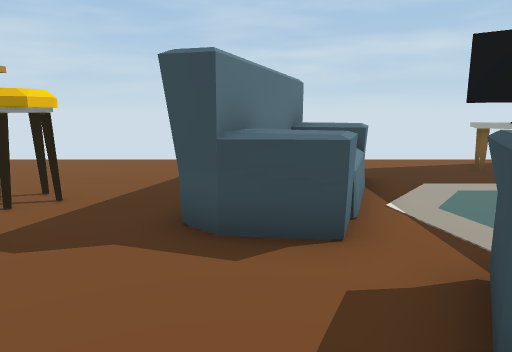
view 1 (above)

13 first-person views from a walk through a 3-D level made in the Unity game engine. The camera is 1.5 m above the floor, tilts 10° down and sees 70° across. The floor is counted in squares, 1 m on a side. Each view is taken from the middle of a square. On the plan, view 1 faces up. The plan holds only what a view shows up to about 16 squares ahead; the rest is blank. The player is left out.

view 2
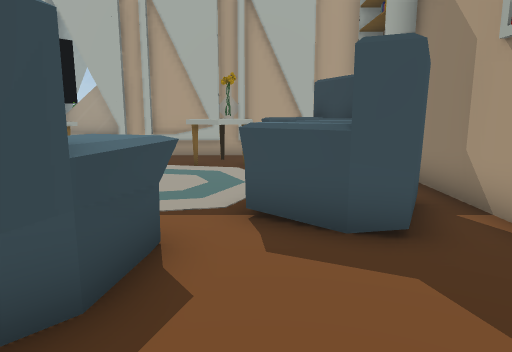

view 3
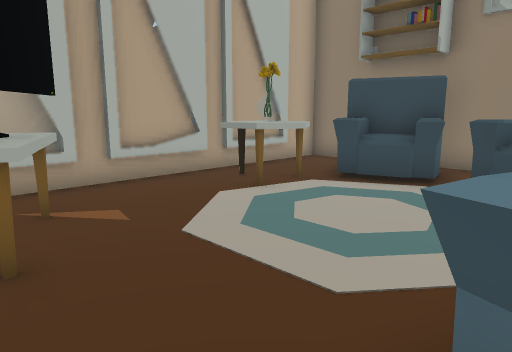

view 4
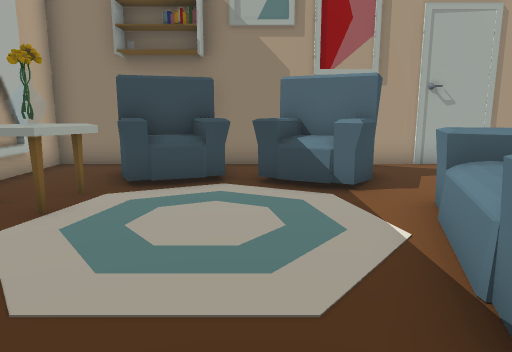

view 5
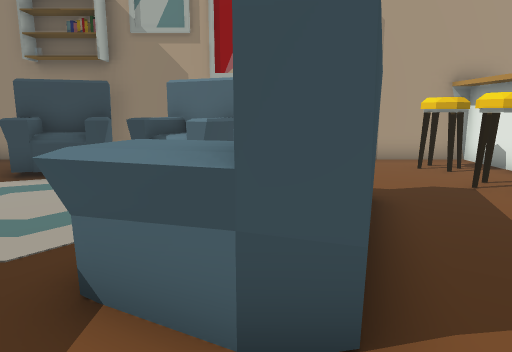

view 6
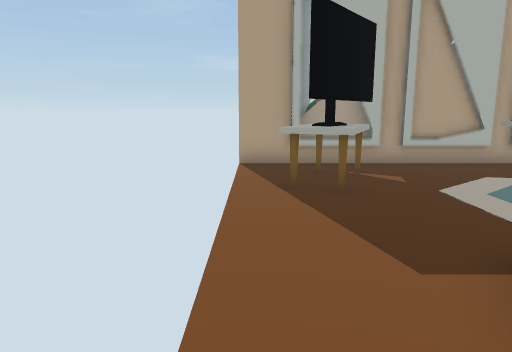

view 7
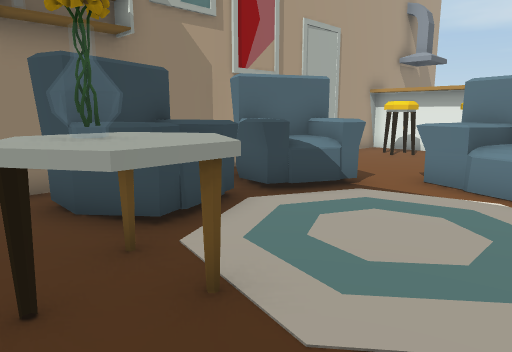

view 8
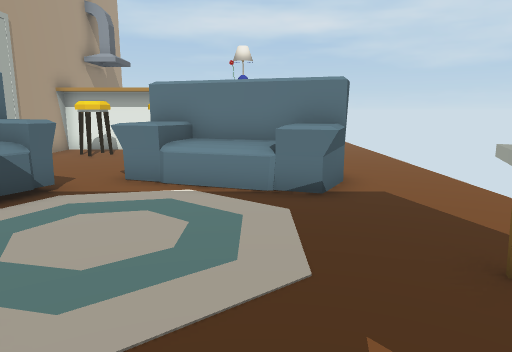

view 9
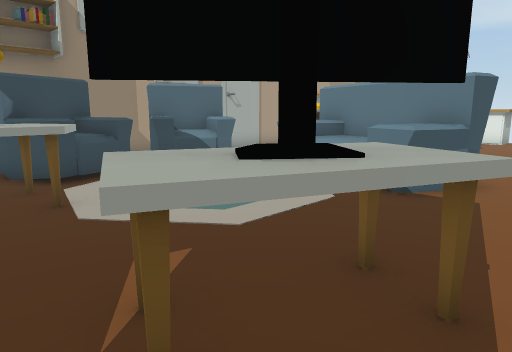

view 10
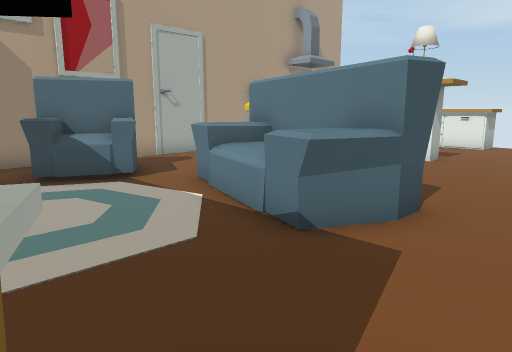

view 11
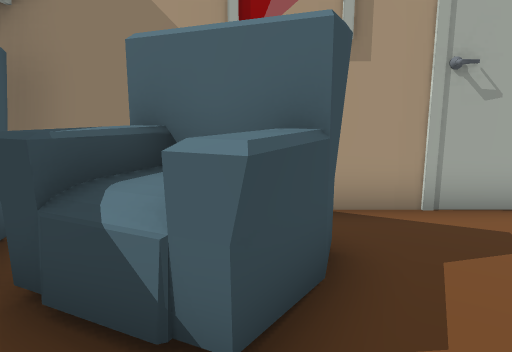

view 12
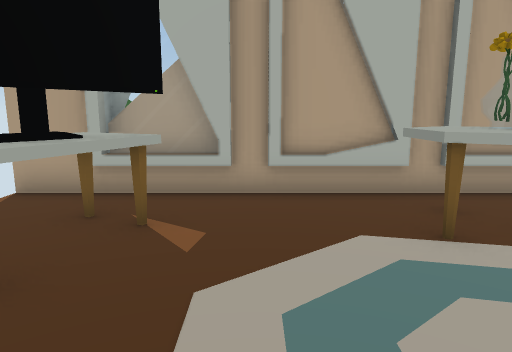

view 13
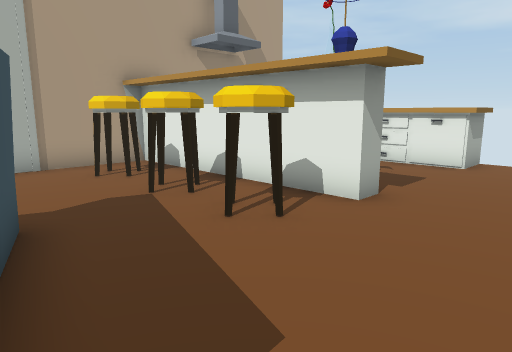

### Floor plan
Points are (right, up) in squares from view 1. A wall is a line through its corners. A room is listed if a view was taken in it or the views show most of it. See-through windows are left out.
Room 1 (views 1, 2, 3, 4, 5, 7, 8, 9, 10, 11, 12, 13)
walls: (9.5, 4.1) (9.5, 6.9); (9.5, 7.4) (9.5, 10); (9.9, 7.7) (9.9, 9.8); (9.5, 1) (9.5, 3.6); (9.7, 9.3) (9.7, 11.5); (10.1, 9.4) (10.1, 9.8); (-3.5, 4.3) (-3.3, 3.9) (-3.5, 3.4); (-3.9, 2) (-3.5, 1.8) (-3.3, 1.4) (-3.5, 0.9); (-4.6, -0.5) (9.7, -0.5) (9.7, 9.1)
ways out: opening at (-4, 0) to room 2; opening at (-2.5, 4) to room 2; opening at (0.5, 10.5) to room 2; gap at (-4, 2.5) to room 2
objects: sofa (-1, 4) to (2, 9); chair (1, 0) to (4, 3); chair (5, 0) to (7, 3); table (6, 9) to (6, 10); table (7, 3) to (9, 5); TV (7, 9) to (7, 10); flower (8, 4); table (8, 8) to (8, 10)
Room 2 (view 6)
walls: (-6.4, 6.9) (-5.6, 6.9) (-5.6, 6.5); (-5.6, 5.6) (-5.6, 5.1); (-5.6, 5) (-5.6, 3.8); (-4.4, 6.5) (-3.9, 6.7) (-3.5, 6.5) (-3.3, 6) (-3.5, 5.6) (-3.9, 5.5); (-5.6, 3.5) (-5.6, -0.5) (-4.6, -0.5); (-4.3, 4.3) (-3.9, 4.5) (-3.5, 4.3); (-12, 7.3) (-10.6, 7.3) (-10.6, 4.8); (-12.1, 7.2) (-10.6, 7.2); (-4.3, 1.8) (-3.9, 2)
ways out: opening at (-4, 0) to room 1; opening at (-2.5, 4) to room 1; opening at (0.5, 10.5) to room 1; gap at (-4, 2.5) to room 1

Where each view was taken, in squares from view 1:
view 1: 0 up, 0 right, facing up
view 2: 3 up, 3 left, facing right
view 3: 10 up, 2 right, facing down-right
view 4: 10 up, 4 right, facing down
view 5: 11 up, 1 right, facing down
view 6: 11 up, 1 left, facing right
view 7: 7 up, 9 right, facing down-left
view 8: 7 up, 9 right, facing left
view 9: 11 up, 9 right, facing down-left
view 10: 11 up, 6 right, facing down-left
view 11: 5 up, 2 right, facing down
view 12: 7 up, 3 right, facing right
view 13: 10 up, 0 right, facing down-left
